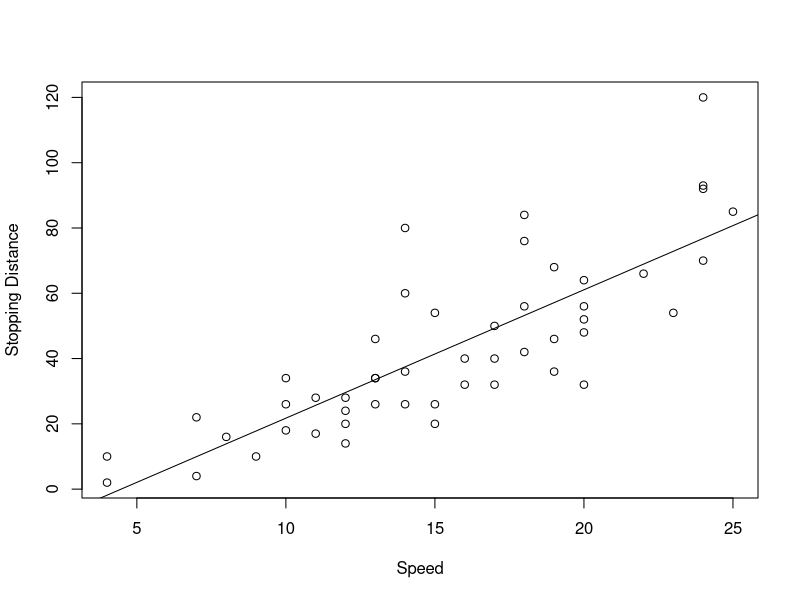

Write R code to recreate this figure.
## STAT 420
## Homework 3
## Fall 2015

## Exercise 1,2
x <- c(16, 12, 25, 19, 21, 15, 18)
y <- c(30, 52,  7, 32,  9, 56, 38)
TVfit <- lm(y~x)

## a,b
summary(TVfit)
## c
confint(TVfit, level=.90)
## d
sig = summary(TVfit)$sigma;    sig
t = (-4- -2)/(sig/sqrt(108));  t
p.value = pt(t, 5);            p.value
fit.d=lm(y~x+offset(-2*x)) 
summary(fit.d)
## e
se = summary(TVfit)$coef[1,2]; se   ## SE of beta0hat from table
t = (104-100)/(se);            t
p.value = 1 - pt(t, 5);        p.value
## f
predict(TVfit, data.frame(x=20), interval=c("conf"), level=.90)
## g
predict(TVfit, data.frame(x=20), interval=c("pred"), level=.90)
## h
t = (104-4*14 - 40)/(9.402*sqrt(1/7+(18-14)**2/108));  t
p.value = 1 - pt(t, 5);                                p.value

SE = predict(TVfit,data.frame(x=14),interval=c("conf"),level=.90,se.fit=T)$se.fit; SE
t = (104-4*14 - 40)/SE;     t
p.value = 1 - pt(t, 5);     p.value


## Exercise 3
## a
car.fit <- lm(dist ~ speed, data=cars)
car.fit
## b
plot(cars$speed, cars$dist, xlab="Speed", ylab="Stopping Distance")
abline(car.fit)
## c
confint(car.fit, level=.90)
## d
summary(car.fit)
